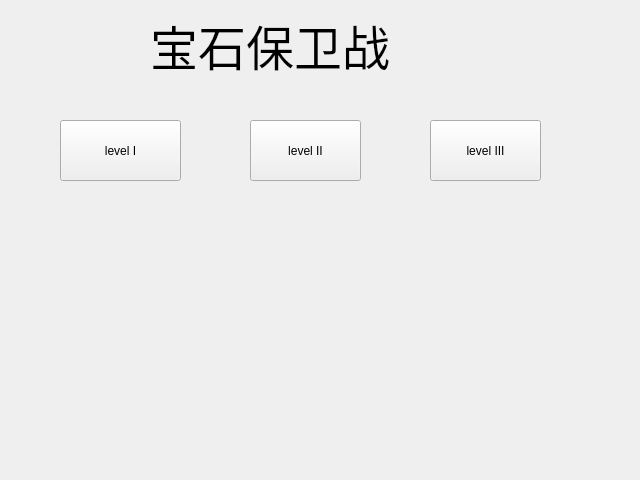
<?xml version="1.0" encoding="UTF-8"?>
<ui version="4.0">
 <class>StartFrom</class>
 <widget class="QWidget" name="StartFrom">
  <property name="geometry">
   <rect>
    <x>0</x>
    <y>0</y>
    <width>640</width>
    <height>480</height>
   </rect>
  </property>
  <property name="windowTitle">
   <string>Form</string>
  </property>
  <widget class="QPushButton" name="pushButton">
   <property name="geometry">
    <rect>
     <x>60</x>
     <y>120</y>
     <width>121</width>
     <height>61</height>
    </rect>
   </property>
   <property name="text">
    <string>level I</string>
   </property>
  </widget>
  <widget class="QPushButton" name="pushButton_2">
   <property name="geometry">
    <rect>
     <x>250</x>
     <y>120</y>
     <width>111</width>
     <height>61</height>
    </rect>
   </property>
   <property name="text">
    <string>level II</string>
   </property>
  </widget>
  <widget class="QLabel" name="label">
   <property name="geometry">
    <rect>
     <x>150</x>
     <y>10</y>
     <width>311</width>
     <height>71</height>
    </rect>
   </property>
   <property name="font">
    <font>
     <family>站酷高端黑</family>
     <pointsize>36</pointsize>
    </font>
   </property>
   <property name="text">
    <string>宝石保卫战</string>
   </property>
  </widget>
  <widget class="QPushButton" name="pushButton_3">
   <property name="geometry">
    <rect>
     <x>430</x>
     <y>120</y>
     <width>111</width>
     <height>61</height>
    </rect>
   </property>
   <property name="text">
    <string>level III</string>
   </property>
  </widget>
 </widget>
 <resources/>
 <connections/>
</ui>
